Frame 1 (no input): blank canvas, image omitted
Frame 60 (no input): blank canvas, image omitted
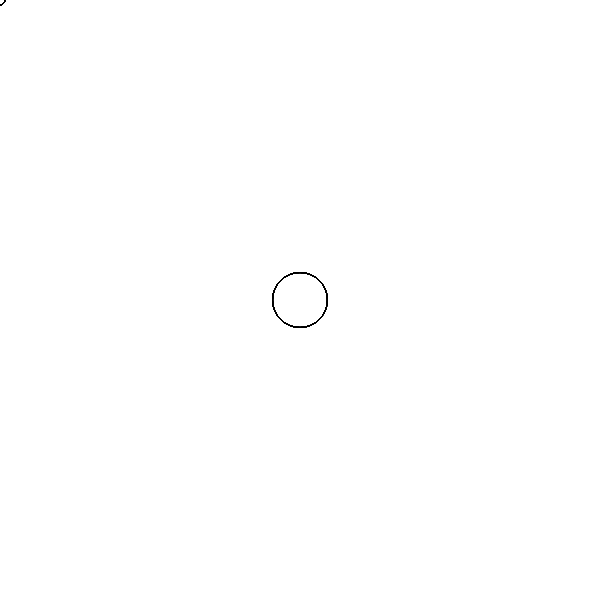
Frame 120 (the mouse pressed at the canvas centre since frame 60)

The p5.js sketch whose frames 1 and 60 were blank and that drew this single picture after the mouse press (run headless with seeded random() and noise() and a simulated clock; from frame 60 on, the mouse is pressed at the canvas centre):

// p5.js sketch
// ── sketch.js
let rechts = 100;
let links = 10;

let oben = 1;
let unten = 255;



function setup() {
  createCanvas(600, 600);
}

function draw() {

  let d = map(mouseX, 0, width, links, rechts);
  let f = map(mouseY, 0, width, oben, unten);
  noFill();
  background(240, 0);


  ellipse(mouseX, mouseY, d, d);



}
